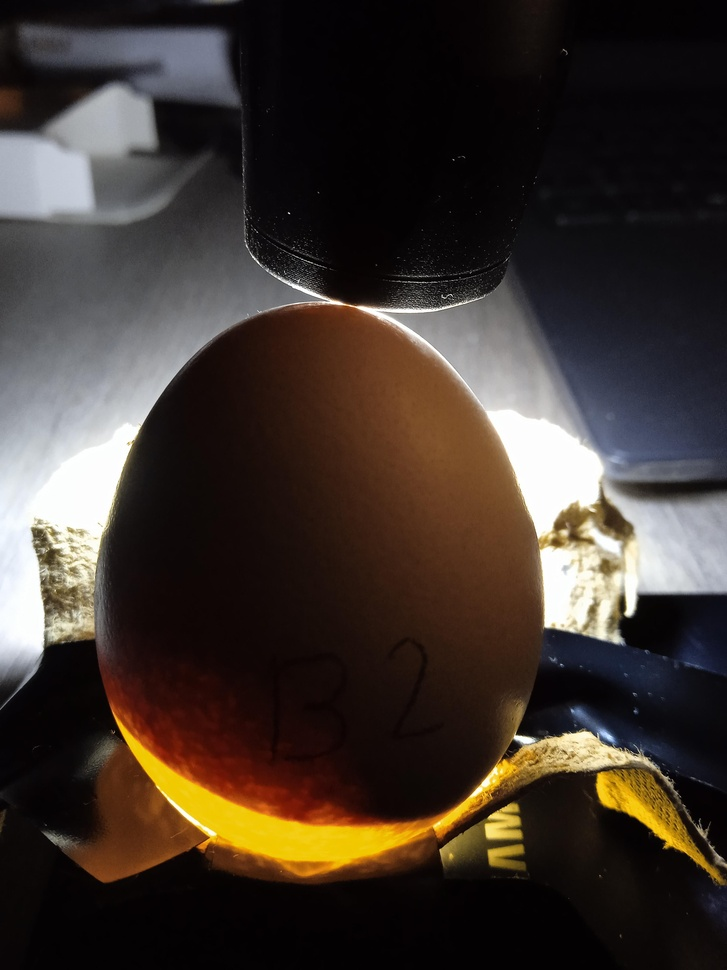
#> input picture images/fertile_102.jpg, 727 x 970 px, shrunk from 3120 x 4160 before the run, found by its file name; its folder holds only this picture in this run
$ python log_eval.py
#> lines starting #> are read from the running program, lines starting #| are printed output that depends on the picture
import cv2
import os
import numpy as np
import matplotlib.pyplot as plt

image_dir = "images"

for filename in os.listdir(image_dir):
    if filename.endswith(".jpeg") or filename.endswith(".jpg"):
        imgpath = os.path.join(image_dir, filename)

        img = cv2.imread(imgpath)
#> img is the input picture: shape (970, 727, 3); mean B, G, R 46.1, 53, 63

        if img is not None:
            c = 255 / np.log(1 + np.max(img))
#> c = 45.99
            log_image = c * (np.log(img + 1))
#> log_image: shape (970, 727, 3) float16; 0.41% of the values are NaN or infinite; the others: min 0, max 255, mean 145.6
            log_image = np.array(log_image, dtype=np.uint8)
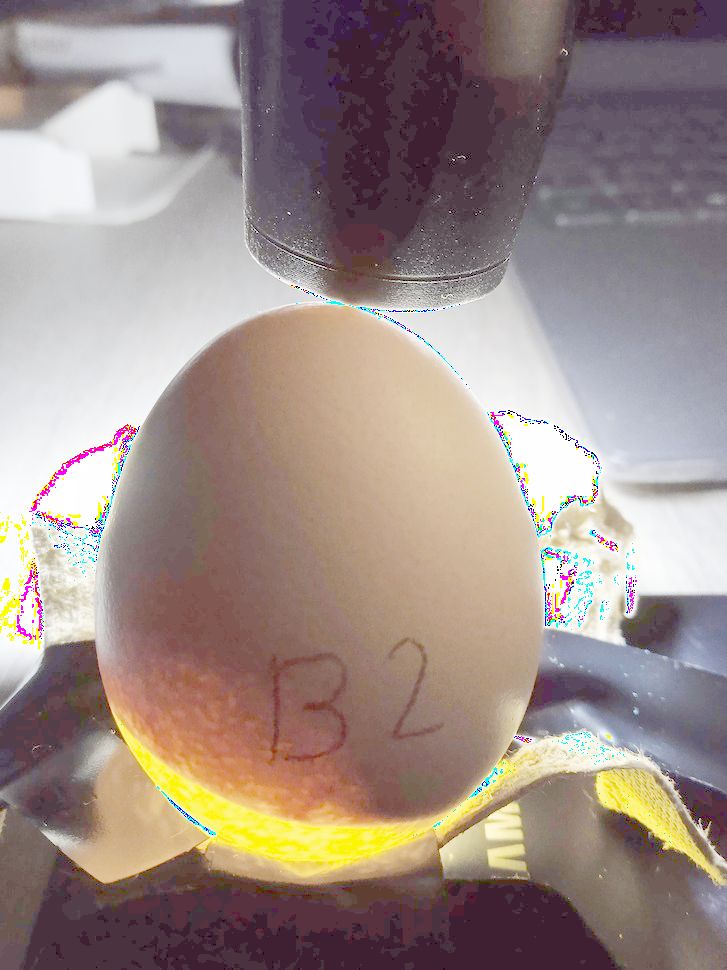
#> log_image: shape (970, 727, 3); mean B, G, R 135.6, 140.9, 157.5

            plt.figure()
            plt.subplot(121)
            plt.imshow(cv2.cvtColor(img, cv2.COLOR_BGR2RGB))
            plt.title("Original Image")
            plt.subplot(122)
            plt.imshow(log_image, cmap='gray')
            plt.title("Log-Transformed Image")
            plt.show()
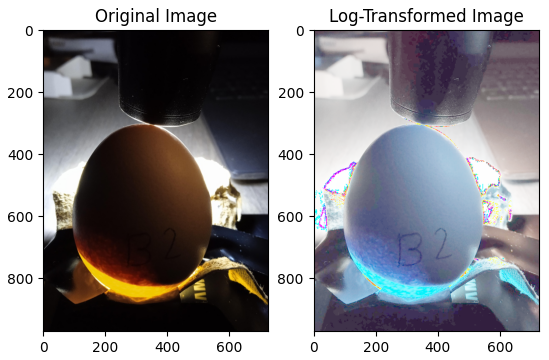
#> figure drawn by matplotlib, 2 panels; B, G, R data is drawn as R, G, B

$ run again, on images/fertile_114.jpg
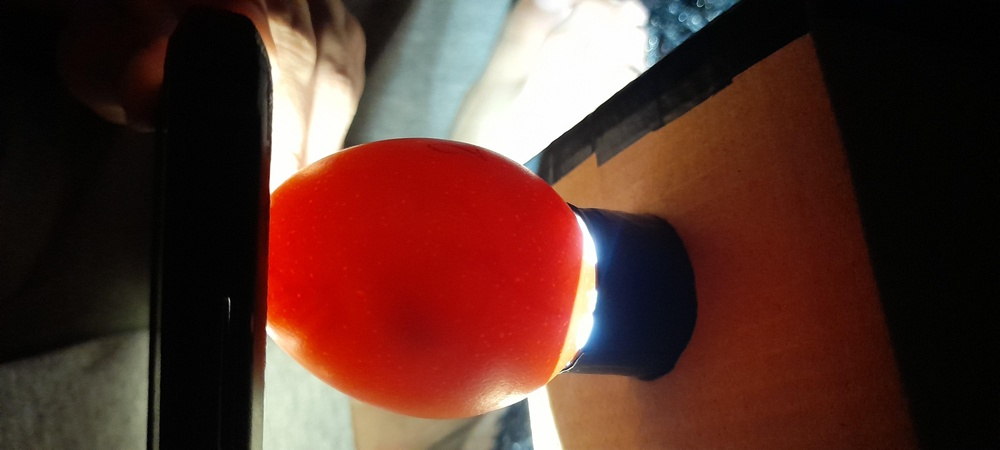
#> input picture images/fertile_114.jpg, 1000 x 450 px, shrunk from 4000 x 1800 before the run, found by its file name
#> img is the input picture: shape (450, 1000, 3); mean B, G, R 43.4, 51.1, 87.2
#> c = 45.99
#> `log_image = np.array(log_image, dtype=np.uint8)`:
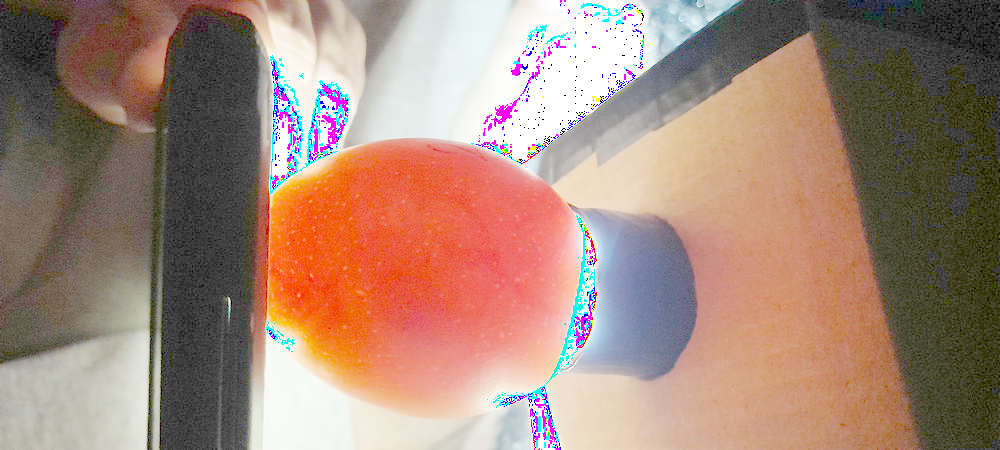
#> log_image: shape (450, 1000, 3); mean B, G, R 120.7, 135.3, 164.2
#> `plt.show()`:
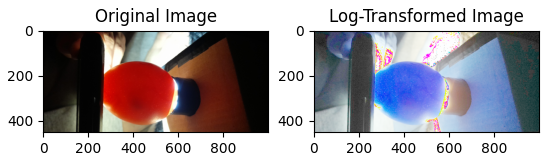
#> figure drawn by matplotlib, 2 panels; B, G, R data is drawn as R, G, B

$ run again, on images/fertile_117.jpg
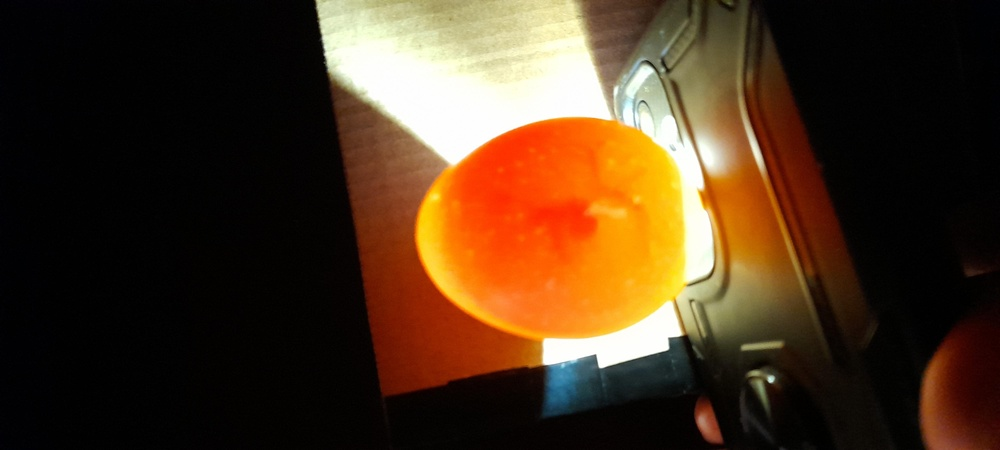
#> input picture images/fertile_117.jpg, 1000 x 450 px, shrunk from 4000 x 1800 before the run, found by its file name
#> img is the input picture: shape (450, 1000, 3); mean B, G, R 30.9, 53, 76.6
#> c = 45.99
#> `log_image = np.array(log_image, dtype=np.uint8)`:
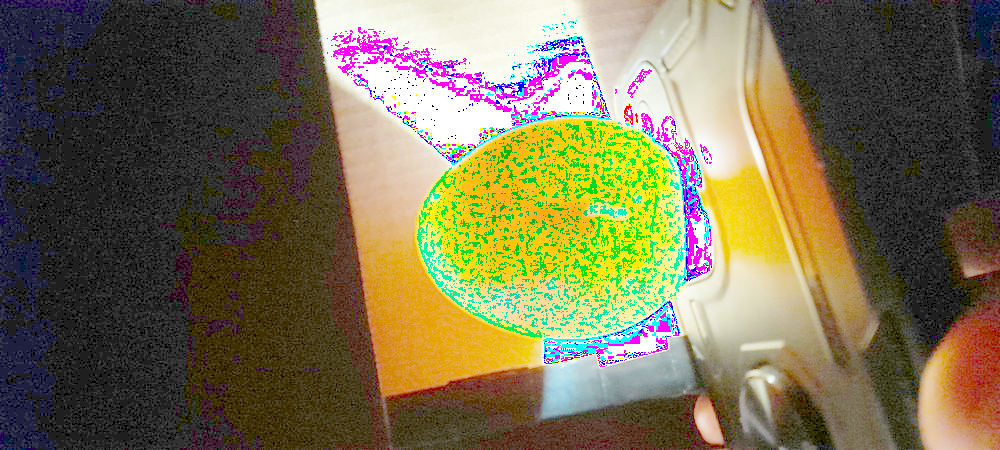
#> log_image: shape (450, 1000, 3); mean B, G, R 81.1, 111, 120.9
#> `plt.show()`:
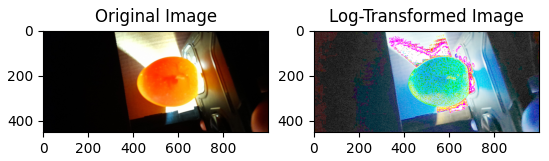
#> figure drawn by matplotlib, 2 panels; B, G, R data is drawn as R, G, B

$ run again, on images/fertile_119.jpg
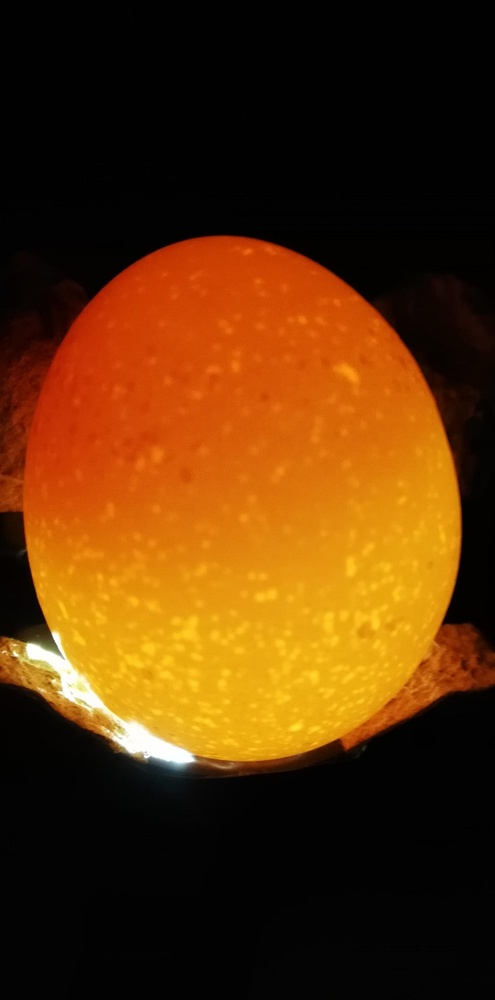
#> input picture images/fertile_119.jpg, 495 x 1000 px, shrunk from 1616 x 3264 before the run, found by its file name
#> img is the input picture: shape (1000, 495, 3); mean B, G, R 8, 49.3, 89.5
#> c = 45.99
#> `log_image = np.array(log_image, dtype=np.uint8)`:
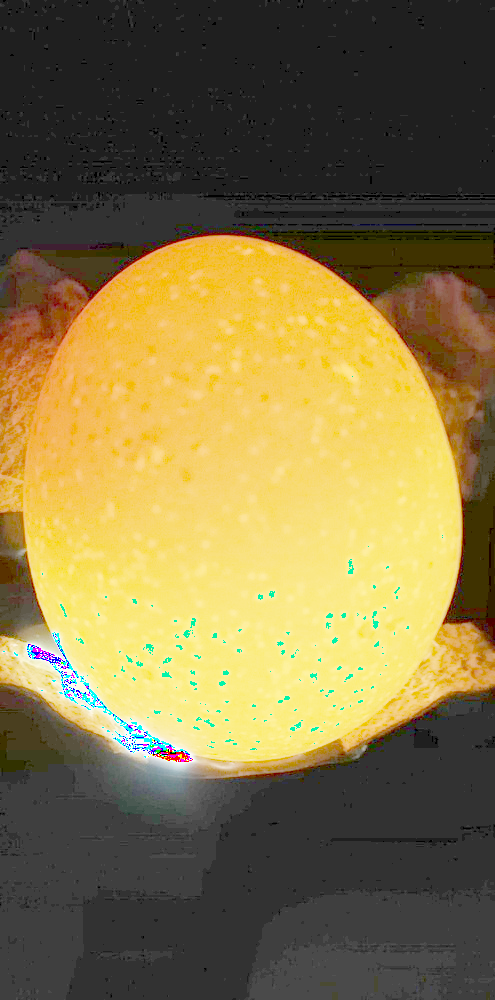
#> log_image: shape (1000, 495, 3); mean B, G, R 70.3, 117, 132.5
#> `plt.show()`:
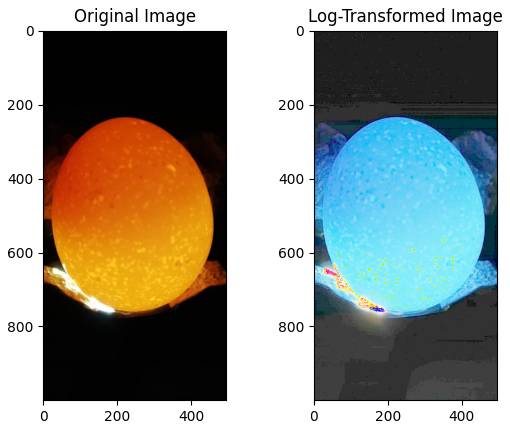
#> figure drawn by matplotlib, 2 panels; B, G, R data is drawn as R, G, B

$ run again, on images/fertile_103.jpg
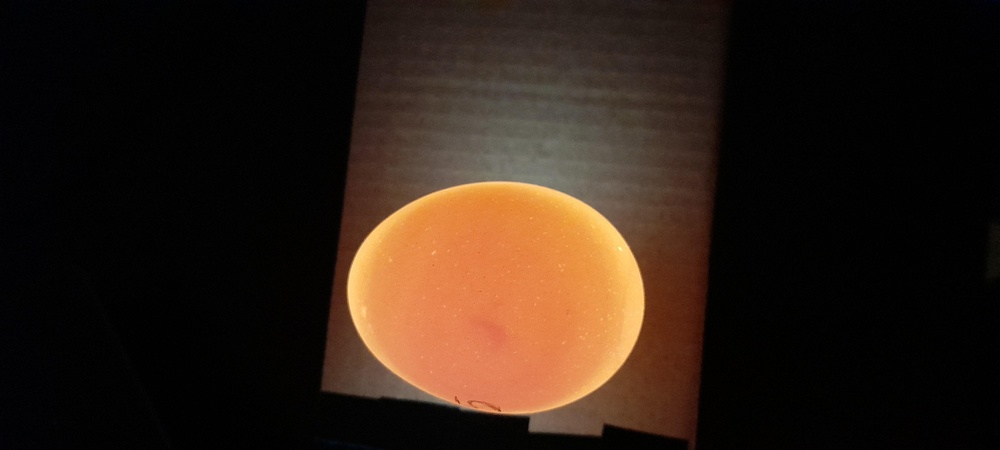
#> input picture images/fertile_103.jpg, 1000 x 450 px, shrunk from 4000 x 1800 before the run, found by its file name
#> img is the input picture: shape (450, 1000, 3); mean B, G, R 20.8, 31.1, 46
#> c = 45.99
#> `log_image = np.array(log_image, dtype=np.uint8)`:
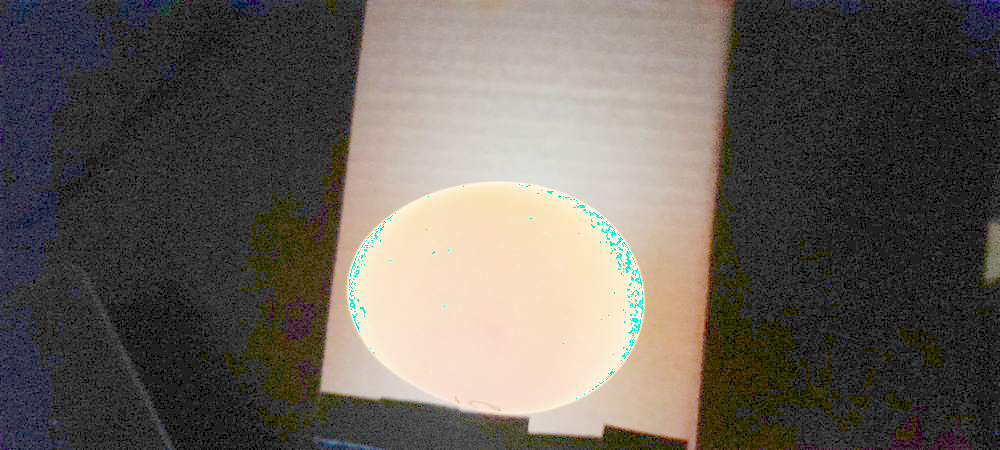
#> log_image: shape (450, 1000, 3); mean B, G, R 89.8, 96.9, 103.3
#> `plt.show()`:
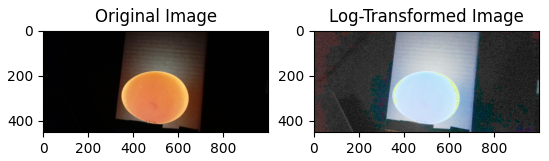
#> figure drawn by matplotlib, 2 panels; B, G, R data is drawn as R, G, B
